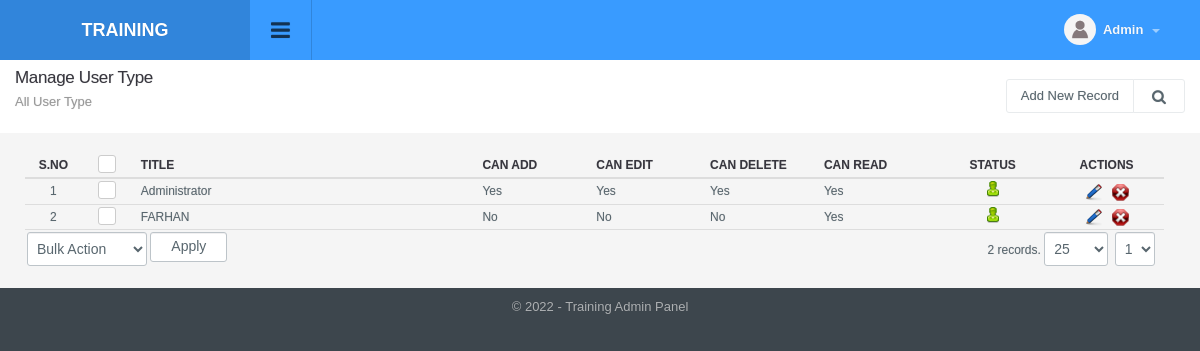
Before: /admin_type_manage.php (signed in) with the older database file.
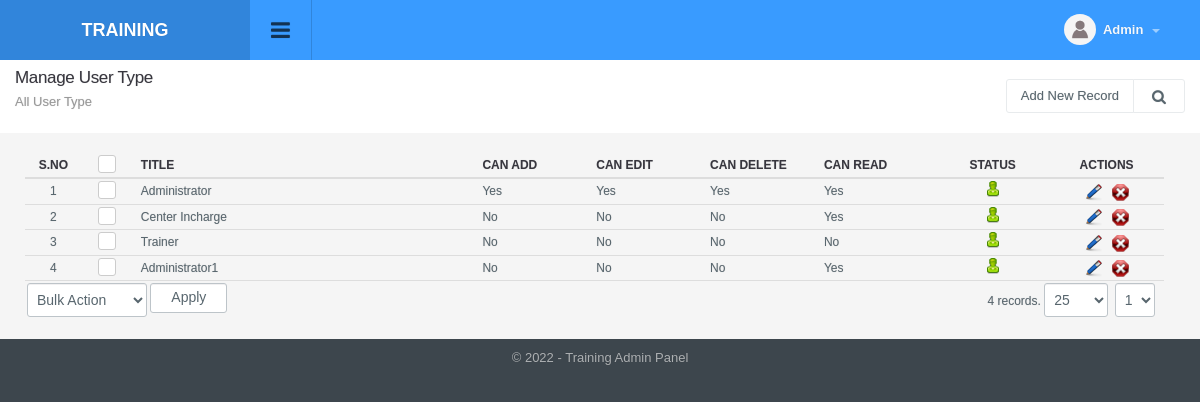
After: the same page with the newer database file.
### tables this page shows
CREATE TABLE `admin_type` (
  `id` int(11) NOT NULL,
  `title` varchar(200) NOT NULL,
  `can_add` int(1) NOT NULL DEFAULT '0',
  `can_edit` int(1) NOT NULL DEFAULT '0',
  `can_delete` int(1) NOT NULL DEFAULT '0',
  `can_read` int(1) NOT NULL DEFAULT '0',
  `status` int(1) NOT NULL DEFAULT '1',
  `ts` timestamp NULL DEFAULT CURRENT_TIMESTAMP ON UPDATE CURRENT_TIMESTAMP
);

### include/db.php (called while the page is built, shortened)
<?php
function doquery($qr,$lnk){
	@$res=mysqli_query($lnk,$qr) or die($qr." - ".mysqli_error($lnk));
	return $res;
}
function dofetch($rs){
	@$rec=mysqli_fetch_array($rs);
	return $rec;
}
function numrows($rs){
	return mysqli_num_rows($rs);
}

### include/utility.php (called while the page is built, shortened)
<?php
function unslash($str){
	return stripslashes(utf8_decode($str));
	}
function getAdminType($value){
	if( $value == 1 ) {
		return "Yes";
	}
	else {
		return "No";
	}
}

### modules/admin_type/list.php (the view, shortened to what this page needs)
<?php
$extra='';
?>
<div class="page-header">
	<h1 class="title">Manage User Type</h1>
  	<ol class="breadcrumb">
    	<li class="active">All User Type</li>
  	</ol>
  	<div class="right">
    	<div class="btn-group" role="group" aria-label="...">
        	<a href="admin_type_manage.php?tab=add" class="btn btn-light editproject">Add New Record</a> <a id="topstats" class="btn btn-light" href="#"><i class="fa fa-search"></i></a>
        </div>
  	</div>
</div>
<div class="panel-body table-responsive">
	<table class="table table-hover list">
    	<thead>
            <tr>
                <th width="5%" class="text-center">S.No</th>
                <th width="5%" class="text-center">
                    <div class="checkbox checkbox-primary">
                    <label for="select_all"></label></div>
                </th>
                <th width="30%">Title</th>
                <th width="10%">Can Add</th>
                <th width="10%">Can Edit</th>
                <th width="10%">Can Delete</th>
                <th width="10%">Can Read</th>
                <th width="10%" class="text-center">Status</th>
                <th width="10%" class="text-center">Actions</th>
            </tr>
    	</thead>
    	<tbody>
			<?php
			$sql="select * from admin_type where 1 $extra";
			$rs=show_page($rows, $pageNum, $sql);
			if(numrows($rs)>0){
				$sn=1;
				while($r=dofetch($rs)){
					?>
					<tr>
						<td class="text-center"><?php echo $sn;?></td>
						<td class="text-center">
							<div class="checkbox margin-t-0 checkbox-primary">
                            <label for="<?php echo "rec_".$sn?>"></label></div>
						</td>
						<td><?php echo unslash($r["title"]); ?></td>
						<td><?php echo getAdminType(unslash($r["can_add"])); ?></td>
						<td><?php echo getAdminType(unslash($r["can_edit"])); ?></td>
						<td><?php echo getAdminType(unslash($r["can_delete"])); ?></td>
						<td><?php echo getAdminType(unslash($r["can_read"])); ?></td>
                        <td class="text-center"><a href="admin_type_manage.php?id=<?php echo $r['id'];?>&tab=status&s=<?php echo ($r["status"]==0)?1:0;?>">
                            <?php
                            if($r["status"]==0){
                                ?>
                                <img src="images/offstatus.png" alt="Off" title="Set Status On">
                                <?php
                            }
                            else{
                                ?>
                                <img src="images/onstatus.png" alt="On" title="Set Status Off">
                                <?php
                            }
                            ?>
                        </a></td>
                        <td class="text-center">
                            <a href="admin_type_manage.php?tab=edit&id=<?php echo $r['id'];?>"><img title="Edit Record" alt="Edit" src="images/edit.png"></a>&nbsp;&nbsp;
                            <a onclick="return confirm('Are you sure you want to delete')" href="admin_type_manage.php?id=<?php echo $r['id'];?>&amp;tab=delete"><img title="Delete Record" alt="Delete" src="images/delete.png"></a>
                        </td>
                    </tr>
                    <?php
                    $sn++;
                }
                ?>
                <tr>
                    <td colspan="6" class="actions">
                        <select name="bulk_action" id="bulk_action" title="Choose Action">
                            <option value="null">Bulk Action</option>
                        </select>
                        <input type="button" name="apply" value="Apply" id="apply_bulk_action" class="btn btn-light" title="Apply Action"  />
                    </td>
                    <td colspan="3" class="paging" title="Paging" align="right"><?php echo pages_list($rows, "admin_type", $sql, $pageNum)?></td>
                </tr>
                <?php
            }
            else{
                ?>
                <tr>
                    <td colspan="9"  class="no-record">No Result Found</td>
                </tr>
                <?php
            }
            ?>
    	</tbody>
  	</table>
</div>

Changed rows visible on the page:
changed admin_type: title "FARHAN" → "Center Incharge"
added admin_type: title "Trainer", can_add "No", can_edit "No", can_delete "No", can_read "No", status 1 (drawn)
added admin_type: title "Administrator1", can_add "No", can_edit "No", can_delete "No", can_read "Yes", status 1 (drawn)
Other visible differences:
pages_list($rows, "admin_type", $sql, $pageNum): "2 records." → "4 records."
